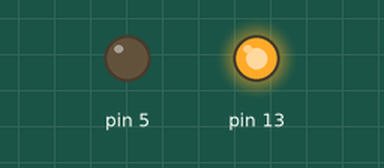
Simulated run of this sketch. Board: Arduino Uno, built with avr-gcc and run on an emulated ATmega328P. On the bench: output pins drawn as LEDs (lit = HIGH).

Above: at 0.15 s.
At 11.99 s:
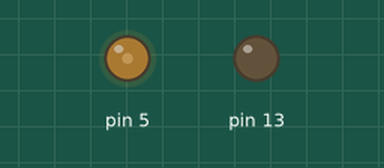
At 19.8 s:
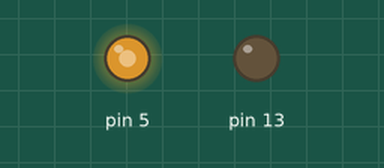
At 39.77 s:
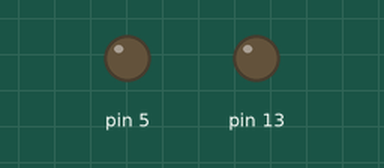
Timing chart, 0 to 40.0 s (numbered marks = the images above):
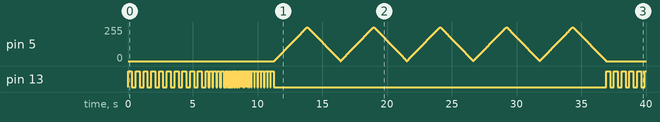

Measured:
- by itself, pin 13: LOW → HIGH at 0.00 s, → LOW 0.30 s later, → HIGH 0.30 s later, → LOW 0.30 s later, … (91 changes in this stretch)

The sketch:

Automatic_changeover.ino
```cpp
void setup(){
  pinMode(13,OUTPUT);
  }

  void loop(){
 for(int i=1; i<=10;i++){
  digitalWrite(13, HIGH);
  delay(300);
  digitalWrite(13,LOW);
  delay(300);
 }
 for(int i=1; i<=5;i++){
  digitalWrite(13, HIGH);
  delay(200);
  digitalWrite(13,LOW);
  delay(100);
 }
 for(int i=1; i<=10;i++){
  digitalWrite(13, HIGH);
  delay(50);
  digitalWrite(13,LOW);
  delay(50);
 }
 for(int i=1; i<=8;i++){
  digitalWrite(13, HIGH);
  delay(100);
  digitalWrite(13,LOW);
  delay(30);
 }
 for(int i=1; i<=7;i++){
  digitalWrite(13, HIGH);
  delay(200);
  digitalWrite(13,LOW);
  delay(50);
 }
 int k=1;
 do{
 for (int i=0; i<=255; i++){
  analogWrite(5,i);
  delay(10);
 }
 for (int i=255; i>=0; i--){
  analogWrite(5,i);
  delay(10);
 }
 k++;
 }while(k<=5);
 }
```
